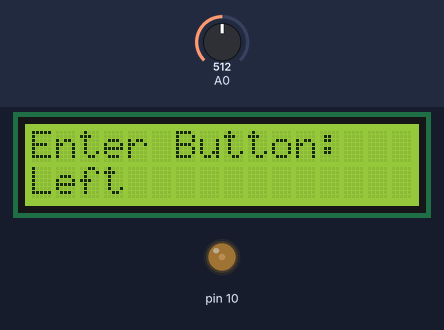
A sketch run on a simulated Arduino Uno, built with avr-gcc and run on an emulated ATmega328P. On the bench: 16×2 character LCD, output pins drawn as LEDs (lit = HIGH). The inputs (shaded band) are chosen by the test bench; at power-on: A0 = 512.

Above: at 1.2 s.
1.3 s: A0 set to 611
At 1.7 s:
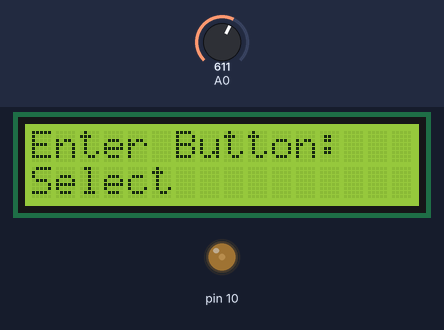
2.8 s: A0 set to 384
At 4.0 s:
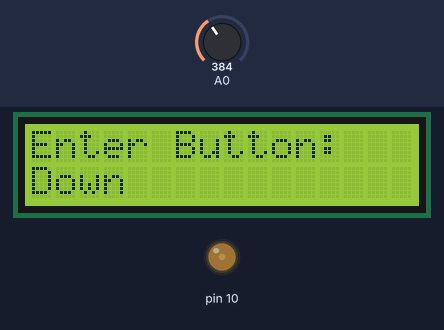
4.3 s: A0 set to 209
At 5.2 s:
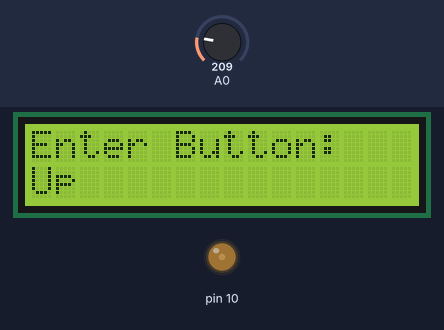
5.8 s: A0 set to 55
At 6.3 s:
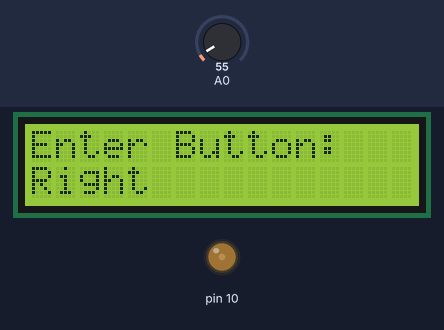
7.3 s: A0 set to 950
At 8.5 s:
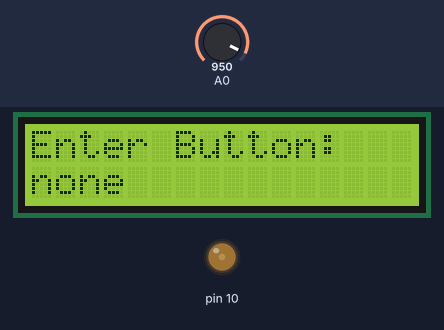
8.8 s: A0 set to 930
At 9.8 s:
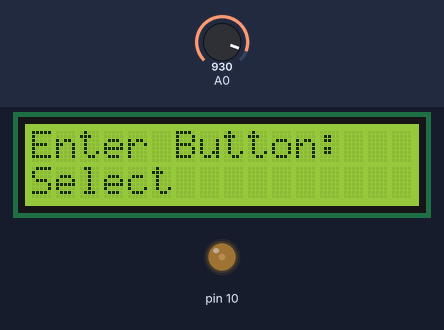
Timing chart, 0 to 11.3 s (numbered marks = the images above; inputs shaded):
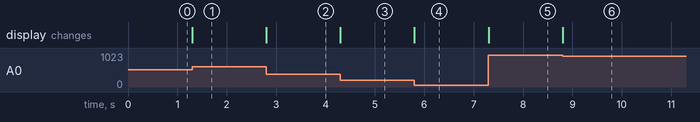

The sketch:

g1e-001c.ino
```cpp
#include <LiquidCrystal.h>

LiquidCrystal lcd(8,9,4,5,6,7);

void setup() {
  lcd.begin(16, 2);
  analogWrite(10,50);
  lcd.setCursor(0,0);
  lcd.print("Enter Button:");
}

byte LCD_Key () {
  int lcd_key_pr = analogRead(0);


   if (lcd_key_pr > 940)  return 0;  //Button none    1023
   if (lcd_key_pr < 65)   return 1;  //Button Right   0
   if (lcd_key_pr < 219)  return 2;  //Button Up      131
   if (lcd_key_pr < 394)  return 3;  //Button Down    307
   if (lcd_key_pr < 601)  return 4;  //Button Left    481
   if (lcd_key_pr < 940)  return 5;  //Button Select  722
}


void loop() {
  lcd.setCursor(0,1);

  switch (LCD_Key())
 {
   case 0:
     lcd.print("none  ");
     break;
   case 1:
     lcd.print("Right ");
     break;
   case 2:
     lcd.print("Up   ");
     break;
   case 3:
     lcd.print("Down    ");
     break;
   case 4:
     lcd.print("Left  ");
     break;
   case 5:
     lcd.print("Select");
     break;
 }

}
```

Measured:
- after the input at 1.3 s, the display: changes at once (image 1)
- after the input at 2.8 s, the display: changes at once (image 2)
- after the input at 4.3 s, the display: changes at once (image 3)
- after the input at 5.8 s, the display: changes at once (image 4)
- after the input at 7.3 s, the display: changes at once (image 5)
- after the input at 8.8 s, the display: changes at once (image 6)
